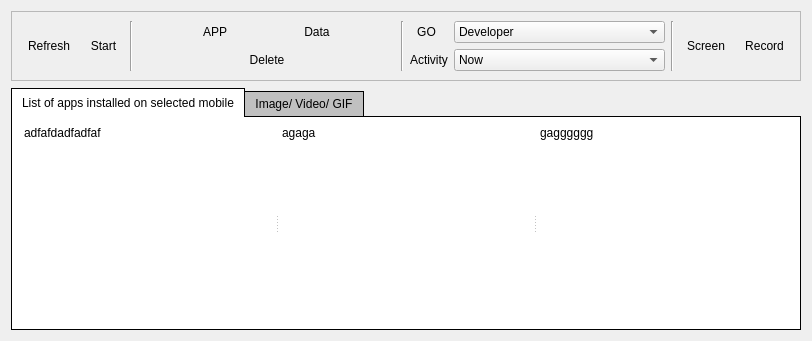
       <widget class="QWidget" name="command">
        <attribute name="title">
         <string>Command</string>
        </attribute>
        <layout class="QVBoxLayout" name="verticalLayout_20">
         <item>
          <widget class="QFrame" name="frame">
           <property name="frameShape">
            <enum>QFrame::StyledPanel</enum>
           </property>
           <property name="frameShadow">
            <enum>QFrame::Raised</enum>
           </property>
           <layout class="QHBoxLayout" name="horizontalLayout_4">
            <item>
             <layout class="QHBoxLayout" name="horizontalLayout_2">
              <item>
               <widget class="QToolButton" name="TBRefresh">
                <property name="text">
                 <string>Refresh</string>
                </property>
                <property name="icon">
                 <iconset resource="icon.qrc">
                  <normaloff>:/menu/icons/icons8-restart-50.png</normaloff>:/menu/icons/icons8-restart-50.png</iconset>
                </property>
                <property name="iconSize">
                 <size>
                  <width>20</width>
                  <height>20</height>
                 </size>
                </property>
                <property name="autoRepeat">
                 <bool>false</bool>
                </property>
                <property name="toolButtonStyle">
                 <enum>Qt::ToolButtonTextUnderIcon</enum>
                </property>
                <property name="autoRaise">
                 <bool>true</bool>
                </property>
               </widget>
              </item>
              <item>
               <widget class="QToolButton" name="TBStart">
                <property name="text">
                 <string>Start</string>
                </property>
                <property name="icon">
                 <iconset resource="icon.qrc">
                  <normaloff>:/menu/icons/icons8-play-50.png</normaloff>:/menu/icons/icons8-play-50.png</iconset>
                </property>
                <property name="iconSize">
                 <size>
                  <width>20</width>
                  <height>20</height>
                 </size>
                </property>
                <property name="autoRepeat">
                 <bool>false</bool>
                </property>
                <property name="toolButtonStyle">
                 <enum>Qt::ToolButtonTextUnderIcon</enum>
                </property>
                <property name="autoRaise">
                 <bool>true</bool>
                </property>
               </widget>
              </item>
             </layout>
            </item>
            <item>
             <widget class="Line" name="line">
              <property name="orientation">
               <enum>Qt::Vertical</enum>
              </property>
             </widget>
            </item>
            <item>
             <layout class="QVBoxLayout" name="verticalLayout">
              <item>
               <layout class="QHBoxLayout" name="horizontalLayout">
                <item>
                 <widget class="QToolButton" name="TBStart_2">
                  <property name="text">
                   <string>APP</string>
                  </property>
                  <property name="iconSize">
                   <size>
                    <width>20</width>
                    <height>20</height>
                   </size>
                  </property>
                  <property name="autoRepeat">
                   <bool>false</bool>
                  </property>
                  <property name="toolButtonStyle">
                   <enum>Qt::ToolButtonTextUnderIcon</enum>
                  </property>
                  <property name="autoRaise">
                   <bool>true</bool>
                  </property>
                 </widget>
                </item>
                <item>
                 <widget class="QToolButton" name="TBStart_3">
                  <property name="text">
                   <string>Data</string>
                  </property>
                  <property name="iconSize">
                   <size>
                    <width>20</width>
                    <height>20</height>
                   </size>
                  </property>
                  <property name="autoRepeat">
                   <bool>false</bool>
                  </property>
                  <property name="toolButtonStyle">
                   <enum>Qt::ToolButtonTextUnderIcon</enum>
                  </property>
                  <property name="autoRaise">
                   <bool>true</bool>
                  </property>
                 </widget>
                </item>
               </layout>
              </item>
              <item>
               <widget class="QLabel" name="LDelete">
                <property name="inputMethodHints">
                 <set>Qt::ImhNone</set>
                </property>
                <property name="text">
                 <string>Delete</string>
                </property>
                <property name="alignment">
                 <set>Qt::AlignCenter</set>
                </property>
               </widget>
              </item>
             </layout>
            </item>
            <item>
             <widget class="Line" name="line_2">
              <property name="orientation">
               <enum>Qt::Vertical</enum>
              </property>
             </widget>
            </item>
            <item>
             <layout class="QGridLayout" name="gridLayout_9">
              <item row="0" column="0">
               <widget class="QToolButton" name="TBStart_4">
                <property name="text">
                 <string>GO</string>
                </property>
                <property name="iconSize">
                 <size>
                  <width>20</width>
                  <height>20</height>
                 </size>
                </property>
                <property name="autoRepeat">
                 <bool>false</bool>
                </property>
                <property name="toolButtonStyle">
                 <enum>Qt::ToolButtonTextUnderIcon</enum>
                </property>
                <property name="autoRaise">
                 <bool>true</bool>
                </property>
               </widget>
              </item>
              <item row="0" column="1">
               <widget class="QComboBox" name="CBactivity">
                <item>
                 <property name="text">
                  <string>Developer</string>
                 </property>
                </item>
                <item>
                 <property name="text">
                  <string>Permission</string>
                 </property>
                </item>
               </widget>
              </item>
              <item row="1" column="0">
               <widget class="QLabel" name="LActivity">
                <property name="text">
                 <string>Activity</string>
                </property>
               </widget>
              </item>
              <item row="1" column="1">
               <widget class="QComboBox" name="CBcheck">
                <item>
                 <property name="text">
                  <string>Now</string>
                 </property>
                </item>
                <item>
                 <property name="text">
                  <string>App's </string>
                 </property>
                </item>
               </widget>
              </item>
             </layout>
            </item>
            <item>
             <widget class="Line" name="line_3">
              <property name="orientation">
               <enum>Qt::Vertical</enum>
              </property>
             </widget>
            </item>
            <item>
             <layout class="QHBoxLayout" name="horizontalLayout_3">
              <item>
               <widget class="QToolButton" name="TBScreen">
                <property name="text">
                 <string>Screen</string>
                </property>
                <property name="icon">
                 <iconset resource="capture.qrc">
                  <normaloff>:/button/icons/Capture_image.png</normaloff>:/button/icons/Capture_image.png</iconset>
                </property>
                <property name="iconSize">
                 <size>
                  <width>20</width>
                  <height>20</height>
                 </size>
                </property>
                <property name="autoRepeat">
                 <bool>false</bool>
                </property>
                <property name="toolButtonStyle">
                 <enum>Qt::ToolButtonTextUnderIcon</enum>
                </property>
                <property name="autoRaise">
                 <bool>true</bool>
                </property>
               </widget>
              </item>
              <item>
               <widget class="QToolButton" name="TBRecord">
                <property name="text">
                 <string>Record</string>
                </property>
                <property name="icon">
                 <iconset resource="icon.qrc">
                  <normaloff>:/menu/icons/Capture_video.png</normaloff>:/menu/icons/Capture_video.png</iconset>
                </property>
                <property name="iconSize">
                 <size>
                  <width>20</width>
                  <height>20</height>
                 </size>
                </property>
                <property name="autoRepeat">
                 <bool>false</bool>
                </property>
                <property name="toolButtonStyle">
                 <enum>Qt::ToolButtonTextUnderIcon</enum>
                </property>
                <property name="autoRaise">
                 <bool>true</bool>
                </property>
               </widget>
              </item>
             </layout>
            </item>
           </layout>
           <zorder>line</zorder>
           <zorder>line_2</zorder>
           <zorder>line_3</zorder>
           <zorder></zorder>
          </widget>
         </item>
         <item>
          <widget class="QTabWidget" name="tabWidget_4">
           <property name="styleSheet">
            <string notr="true">QTabWidget::pane {
    border: 1px solid black;
    background: white;
}

QTabWidget::tab-bar:top {
    top: 1px;
}

QTabWidget::tab-bar:bottom {
    bottom: 1px;
}

QTabWidget::tab-bar:left {
    right: 1px;
}

QTabWidget::tab-bar:right {
    left: 1px;
}

QTabBar::tab {
    border: 1px solid black;
}

QTabBar::tab:selected {
    background: white;
}

QTabBar::tab:!selected {
    background: silver;
}

QTabBar::tab:!selected:hover {
    background: #999;
}

QTabBar::tab:top:!selected {
    margin-top: 3px;
}

QTabBar::tab:bottom:!selected {
    margin-bottom: 3px;
}

QTabBar::tab:top, QTabBar::tab:bottom {
    min-width: 8ex;
    margin-right: -1px;
    padding: 5px 10px 5px 10px;
}

QTabBar::tab:top:selected {
    border-bottom-color: none;
}

QTabBar::tab:bottom:selected {
    border-top-color: none;
}

QTabBar::tab:top:last, QTabBar::tab:bottom:last,
QTabBar::tab:top:only-one, QTabBar::tab:bottom:only-one {
    margin-right: 0;
}

QTabBar::tab:left:!selected {
    margin-right: 3px;
}

QTabBar::tab:right:!selected {
    margin-left: 3px;
}

QTabBar::tab:left, QTabBar::tab:right {
    min-height: 8ex;
    margin-bottom: -1px;
    padding: 10px 5px 10px 5px;
}

QTabBar::tab:left:selected {
    border-left-color: none;
}

QTabBar::tab:right:selected {
    border-right-color: none;
}

QTabBar::tab:left:last, QTabBar::tab:right:last,
QTabBar::tab:left:only-one, QTabBar::tab:right:only-one {
    margin-bottom: 0;
}</string>
           </property>
           <property name="tabPosition">
            <enum>QTabWidget::North</enum>
           </property>
           <property name="tabShape">
            <enum>QTabWidget::Rounded</enum>
           </property>
           <property name="currentIndex">
            <number>0</number>
           </property>
           <property name="elideMode">
            <enum>Qt::ElideNone</enum>
           </property>
           <property name="tabBarAutoHide">
            <bool>false</bool>
           </property>
           <widget class="QWidget" name="APPList">
            <attribute name="title">
             <string>List of apps installed on selected mobile</string>
            </attribute>
            <layout class="QVBoxLayout" name="verticalLayout_2">
             <item>
              <widget class="QSplitter" name="splitter">
               <property name="orientation">
                <enum>Qt::Horizontal</enum>
               </property>
               <widget class="QListWidget" name="listWidget">
                <property name="styleSheet">
                 <string notr="true">QListView {
    show-decoration-selected: 1; /* make the selection span the entire width of the view */
	border: none; 
}

QListView::item:alternate {
    background: #EEEEEE;
}

QListView::item:selected {
/*    border: 1px solid #6a6ea9; */
	border: none; 
}

QListView::item:selected:!active {
    background: qlineargradient(x1: 0, y1: 0, x2: 0, y2: 1,
                                stop: 0 #ABAFE5, stop: 1 #8588B2);
}

QListView::item:selected:active {
    background: qlineargradient(x1: 0, y1: 0, x2: 0, y2: 1,
                                stop: 0 #6a6ea9, stop: 1 #888dd9);
}

QListView::item:hover {
    background: qlineargradient(x1: 0, y1: 0, x2: 0, y2: 1,
                                stop: 0 #FAFBFE, stop: 1 #DCDEF1);
}</string>
                </property>
                <item>
                 <property name="text">
                  <string>adfafdadfadfaf</string>
                 </property>
                </item>
               </widget>
               <widget class="QListWidget" name="listWidget_2">
                <property name="styleSheet">
                 <string notr="true">QListView {
    show-decoration-selected: 1; /* make the selection span the entire width of the view */
	border: none; 
}

QListView::item:alternate {
    background: #EEEEEE;
}

QListView::item:selected {
/*    border: 1px solid #6a6ea9; */
	border: none; 
}

QListView::item:selected:!active {
    background: qlineargradient(x1: 0, y1: 0, x2: 0, y2: 1,
                                stop: 0 #ABAFE5, stop: 1 #8588B2);
}

QListView::item:selected:active {
    background: qlineargradient(x1: 0, y1: 0, x2: 0, y2: 1,
                                stop: 0 #6a6ea9, stop: 1 #888dd9);
}

QListView::item:hover {
    background: qlineargradient(x1: 0, y1: 0, x2: 0, y2: 1,
                                stop: 0 #FAFBFE, stop: 1 #DCDEF1);
}</string>
                </property>
                <item>
                 <property name="text">
                  <string>agaga</string>
                 </property>
                </item>
               </widget>
               <widget class="QListWidget" name="listWidget_3">
                <property name="styleSheet">
                 <string notr="true">QListView {
    show-decoration-selected: 1; /* make the selection span the entire width of the view */
	border: none; 
}

QListView::item:alternate {
    background: #EEEEEE;
}

QListView::item:selected {
/*    border: 1px solid #6a6ea9; */
	border: none; 
}

QListView::item:selected:!active {
    background: qlineargradient(x1: 0, y1: 0, x2: 0, y2: 1,
                                stop: 0 #ABAFE5, stop: 1 #8588B2);
}

QListView::item:selected:active {
    background: qlineargradient(x1: 0, y1: 0, x2: 0, y2: 1,
                                stop: 0 #6a6ea9, stop: 1 #888dd9);
}

QListView::item:hover {
    background: qlineargradient(x1: 0, y1: 0, x2: 0, y2: 1,
                                stop: 0 #FAFBFE, stop: 1 #DCDEF1);
}</string>
                </property>
                <item>
                 <property name="text">
                  <string>gagggggg</string>
                 </property>
                </item>
               </widget>
              </widget>
             </item>
            </layout>
           </widget>
           <widget class="QWidget" name="CapturePreview">
            <attribute name="title">
             <string>Image/ Video/ GIF</string>
            </attribute>
            <layout class="QGridLayout" name="gridLayout_6"/>
           </widget>
          </widget>
         </item>
        </layout>
       </widget>
